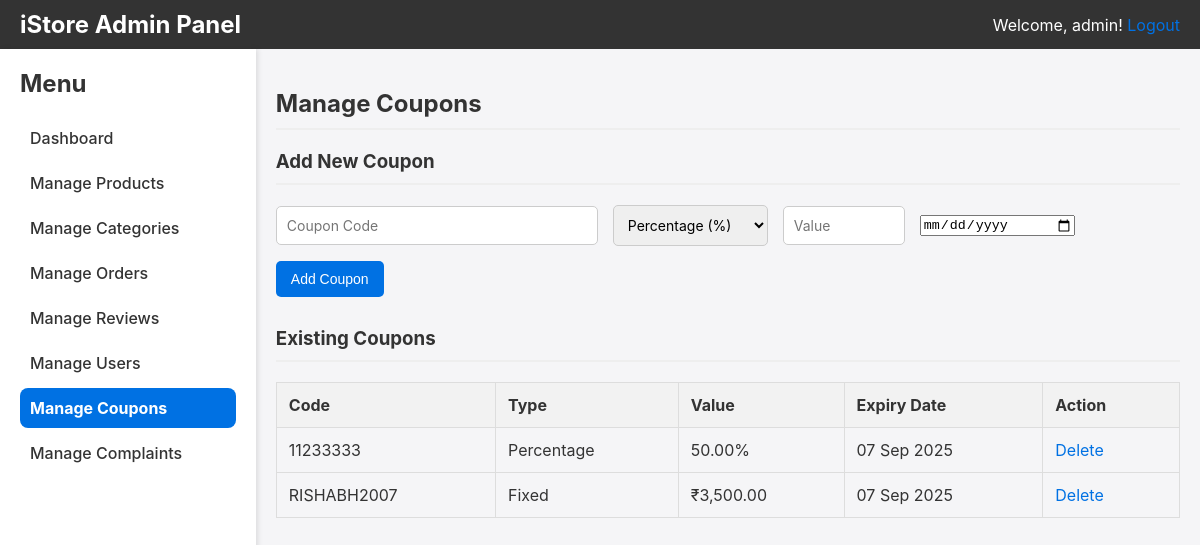
/admin/manage_coupons.php (signed in), run on the app's committed database.
### tables this page shows
CREATE TABLE `coupons` (
  `id` int(11) NOT NULL,
  `coupon_code` varchar(50) NOT NULL,
  `discount_type` enum('percentage','fixed') NOT NULL,
  `discount_value` decimal(10,2) NOT NULL,
  `expiry_date` date DEFAULT NULL,
  `is_active` tinyint(1) NOT NULL DEFAULT 1
);

### admin/manage_coupons.php (the view, shortened to what this page needs)
<?php
require 'includes/header.php';
$coupons_result = mysqli_query($conn, "SELECT * FROM coupons ORDER BY id DESC");
?>
<h2>Manage Coupons</h2>
<h3>Add New Coupon</h3>
<form action="manage_coupons.php" method="POST" class="coupon-form">
    <input type="text" name="coupon_code" placeholder="Coupon Code" required>
    <select name="discount_type" required>
        <option value="percentage">Percentage (%)</option>
    </select>
    <input type="number" step="0.01" name="discount_value" placeholder="Value" required>
    <input type="date" name="expiry_date" required>
    <button type="submit" name="add_coupon">Add Coupon</button>
</form>
<h3>Existing Coupons</h3>
<table>
    <thead>
        <tr>
            <th>Code</th>
            <th>Type</th>
            <th>Value</th>
            <th>Expiry Date</th>
            <th>Action</th>
        </tr>
    </thead>
    <tbody>
        <?php while($coupon = mysqli_fetch_assoc($coupons_result)): ?>
        <tr>
            <td><?php echo htmlspecialchars($coupon['coupon_code']); ?></td>
            <td><?php echo ucfirst($coupon['discount_type']); ?></td>
            <td><?php echo ($coupon['discount_type'] == 'percentage') ? $coupon['discount_value'] . '%' : '₹' . number_format($coupon['discount_value'], 2); ?></td>
            <td><?php echo date('d M Y', strtotime($coupon['expiry_date'])); ?></td>
            <td>
                <a href="manage_coupons.php?delete_id=<?php echo $coupon['id']; ?>" onclick="return confirm('Are you sure?');">Delete</a>
            </td>
        </tr>
        <?php endwhile; ?>
    </tbody>
</table>
<?php require 'includes/footer.php'; ?>

### css/admin_style.css (style rules this page uses)
body { font-family: -apple-system, BlinkMacSystemFont, "Segoe UI", Roboto, Helvetica, Arial, sans-serif; background-color: #f5f5f7; margin: 0; color: #333; }
.main-content h2, .main-content h3 { border-bottom: 2px solid #eee; padding-bottom: 10px; margin-bottom: 20px; }
form { margin-bottom: 30px; display: flex; flex-wrap: wrap; gap: 15px; align-items: center; }
form input[type="text"], form input[type="number"], form textarea, form select { padding: 10px; border: 1px solid #ccc; border-radius: 5px; font-size: 14px; font-family: inherit; }
form input[type="text"] { width: 300px; }
form input[type="number"] { width: 100px; }
form select { width: 200px; }
form button { padding: 10px 15px; background-color: #0071e3; color: white; border: none; border-radius: 5px; cursor: pointer; font-size: 14px; }
table { width: 100%; border-collapse: collapse; }
table thead { background-color: #f2f2f2; }
table th, table td { padding: 12px; border: 1px solid #ddd; text-align: left; vertical-align: middle; }
table td a { color: #0071e3; text-decoration: none; margin-right: 10px; }
.coupon-form input, .coupon-form select { width: auto; }
.coupon-form input[type="date"] { width: 150px; }

### data on the page
coupons: coupon_code "11233333", discount_type "Percentage", discount_value "50.00", expiry_date "07 Sep 2025"
coupons: coupon_code "RISHABH2007", discount_type "Fixed", discount_value "3,500.00", expiry_date "07 Sep 2025"

### other printed values
$admin_username "admin"
